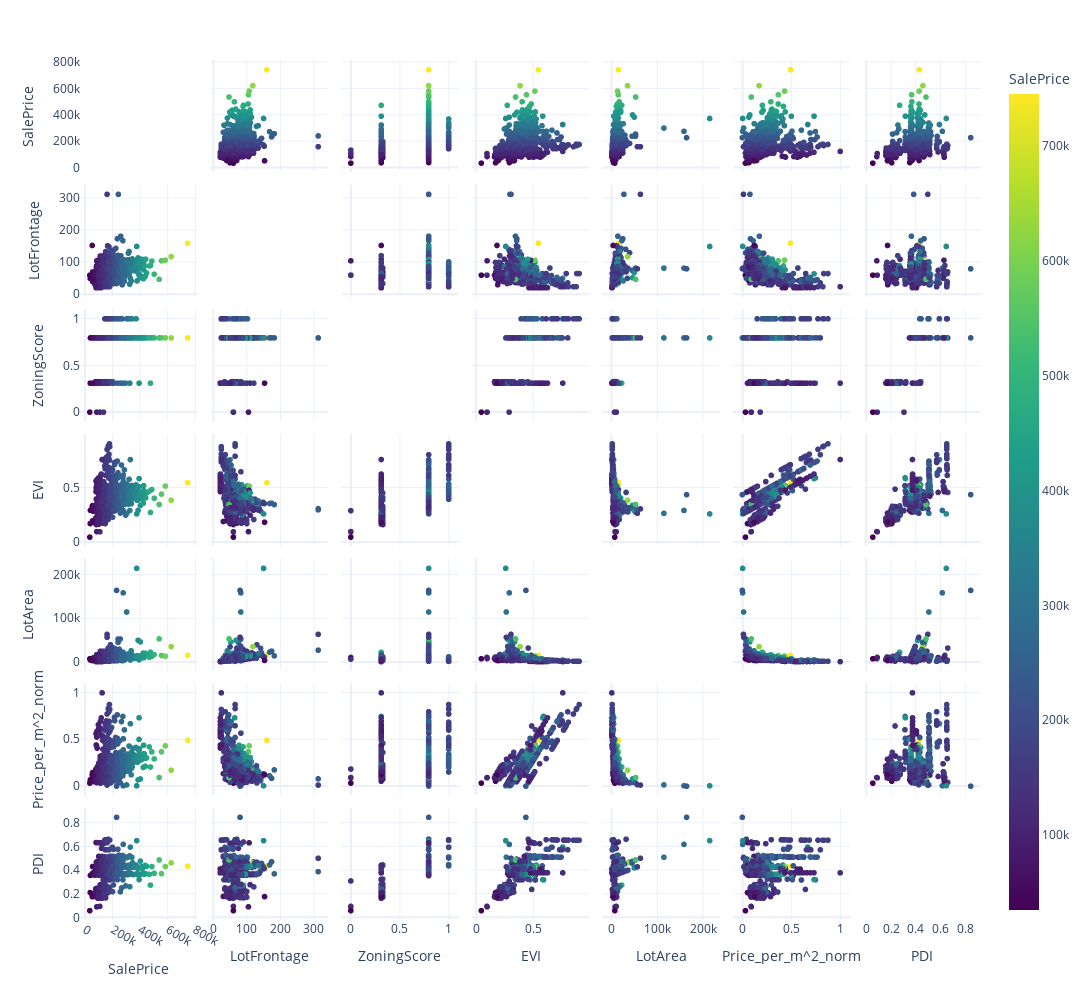

Notebook code cell kept with this figure:
### Code cell
num_cols = ["SalePrice", "LotFrontage", "ZoningScore", "EVI","LotArea", "Price_per_m^2_norm", "PDI"]

fig = ptx.scatter_matrix( df[num_cols], dimensions=num_cols, color="SalePrice", color_continuous_scale="Viridis", height=1000, width=1200)
fig.update_traces(diagonal_visible=False)
fig.update_layout(template="plotly_white")
fig.show()

### Figure 1 — Plotly figure (JSON) as saved in the notebook; plotly's stock layout.template omitted (floating-point values rounded to 4 significant figures; data arrays with more than 128 entries replaced by an {"elided": "..."} marker saying what was removed)
{"data": [{"diagonal": {"visible": false}, "dimensions": [{"axis": {"matches": true}, "label": "SalePrice", "values": {"elided": "1168 int values"}}, {"axis": {"matches": true}, "label": "LotFrontage", "values": {"elided": "1168 float values"}}, {"axis": {"matches": true}, "label": "ZoningScore", "values": {"elided": "1168 float values"}}, {"axis": {"matches": true}, "label": "EVI", "values": {"elided": "1168 float values"}}, {"axis": {"matches": true}, "label": "LotArea", "values": {"elided": "1168 int values"}}, {"axis": {"matches": true}, "label": "Price_per_m^2_norm", "values": {"elided": "1168 float values"}}, {"axis": {"matches": true}, "label": "PDI", "values": {"elided": "1168 float values"}}], "hovertemplate": "%{xaxis.title.text}=%{x}<br>%{yaxis.title.text}=%{y}<br>SalePrice=%{marker.color}<extra></extra>", "legendgroup": "", "marker": {"color": {"elided": "1168 int values"}, "coloraxis": "coloraxis", "symbol": "circle"}, "name": "", "showlegend": false, "type": "splom"}], "layout": {"coloraxis": {"colorbar": {"title": {"text": "SalePrice"}}, "colorscale": [[0, "#440154"], [0.1111, "#482878"], [0.2222, "#3e4989"], [0.3333, "#31688e"], [0.4444, "#26828e"], [0.5556, "#1f9e89"], [0.6667, "#35b779"], [0.7778, "#6ece58"], [0.8889, "#b5de2b"], [1, "#fde725"]]}, "dragmode": "select", "height": 1000, "legend": {"tracegroupgap": 0}, "margin": {"t": 60}, "width": 1200}}
